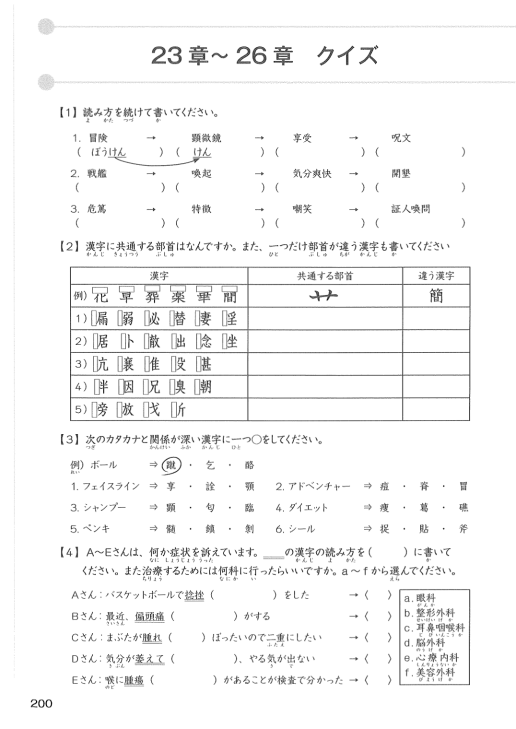
#> input picture scripts/phase5_renders/idx_193_bpage_200.png, 1032 x 1457 px, found by its file name (shown at 1/2 size)
$ python generate_phase5_crops.py
#> lines starting #> are read from the running program, lines starting #| are printed output that depends on the picture
import os
import sys
from PIL import Image

sys.stdout.reconfigure(encoding='utf-8')

out_dir = 'scripts/phase5_crops'
os.makedirs(out_dir, exist_ok=True)

im_p200 = Image.open('scripts/phase5_renders/idx_193_bpage_200.png')
#> im_p200 is the input picture: PIL image 1032x1457 RGB; min 0, max 255, mean 246.6
im_p201 = Image.open('scripts/phase5_renders/idx_194_bpage_201.png')
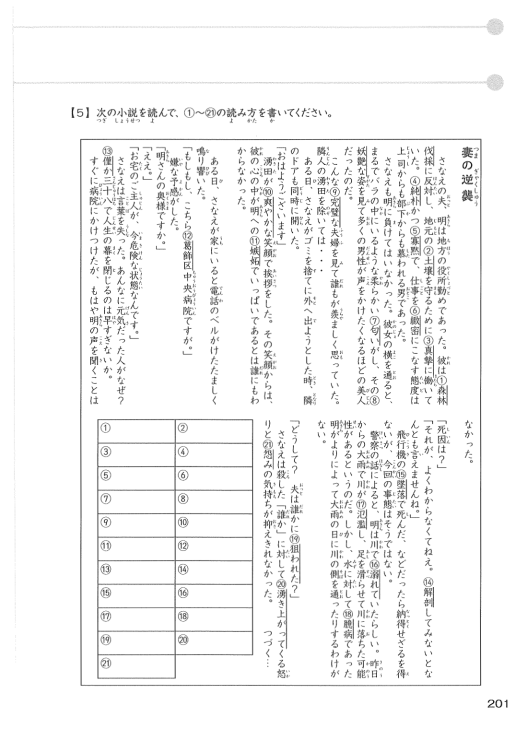
#> input picture scripts/phase5_renders/idx_194_bpage_201.png, 1032 x 1457 px, found by its file name (shown at 1/2 size)
#> im_p201 is the input picture: PIL image 1032x1457 RGB; min 1, max 255, mean 245
im_p209 = Image.open('scripts/phase5_renders/idx_202_bpage_209.png')
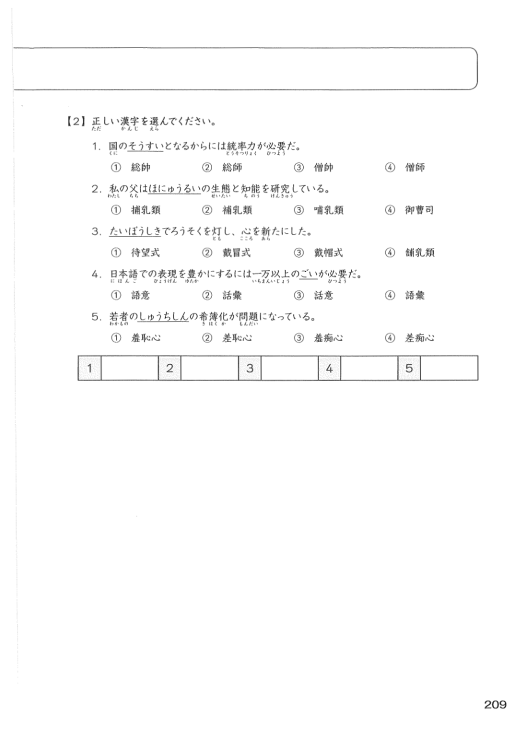
#> input picture scripts/phase5_renders/idx_202_bpage_209.png, 1032 x 1457 px, found by its file name (shown at 1/2 size)
#> im_p209 is the input picture: PIL image 1032x1457 RGB; min 0, max 255, mean 251.6
im_p218 = Image.open('scripts/phase5_renders/idx_209.png')
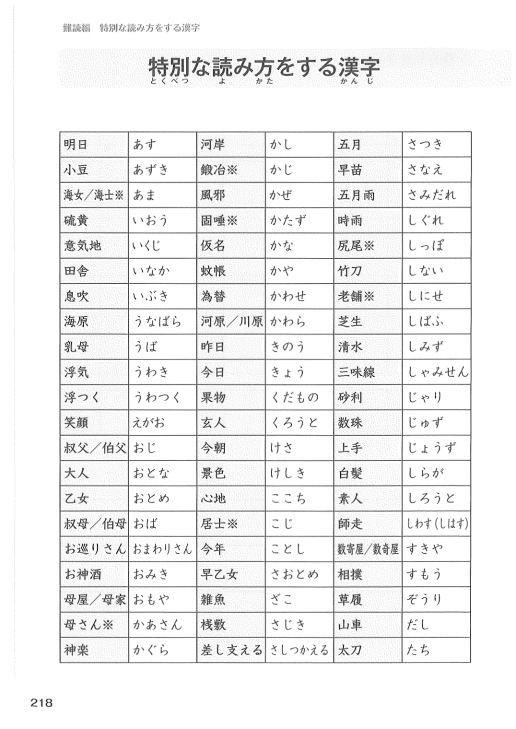
#> input picture scripts/phase5_renders/idx_209.png, 1032 x 1457 px, found by its file name (shown at 1/2 size)
#> im_p218 is the input picture: PIL image 1032x1457 RGB; min 0, max 255, mean 240.8

# 1. Ch 23: Katakana association
crop23 = im_p200.crop((80, 840, 950, 1090))
crop23.save(os.path.join(out_dir, 'ch23_g1.webp'), 'WEBP', quality=95)

# 2. Ch 24: Shiritori reading chains
crop24 = im_p200.crop((80, 180, 950, 470))
crop24.save(os.path.join(out_dir, 'ch24_g1.webp'), 'WEBP', quality=95)

# 3. Ch 25: Common radicals
crop25 = im_p200.crop((80, 465, 950, 845))
crop25.save(os.path.join(out_dir, 'ch25_g1.webp'), 'WEBP', quality=95)

# 4. Ch 26: Medical symptoms
crop26 = im_p200.crop((80, 1065, 950, 1420))
crop26.save(os.path.join(out_dir, 'ch26_g1.webp'), 'WEBP', quality=95)

# 5. Ch 27: Novel Part 1 (① - ⑬)
crop27 = im_p201.crop((120, 120, 950, 860))
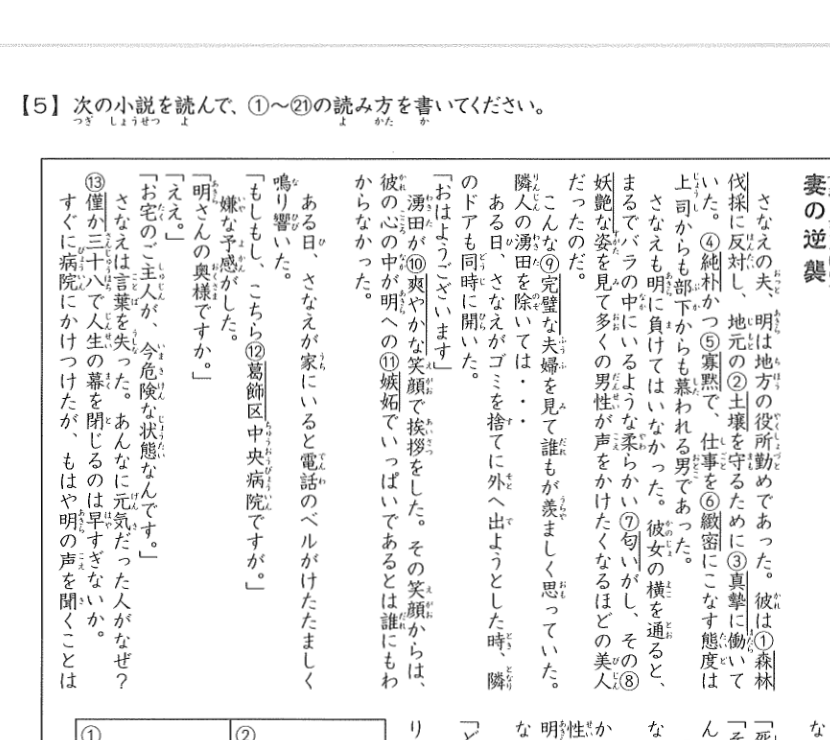
#> crop27: PIL image 830x740 RGB; min 1, max 255, mean 241
crop27.save(os.path.join(out_dir, 'ch27_g1.webp'), 'WEBP', quality=95)

# 6. Ch 28: Novel Part 2 (⑭ - ㉑ & answer grid)
crop28 = im_p201.crop((120, 780, 950, 1420))
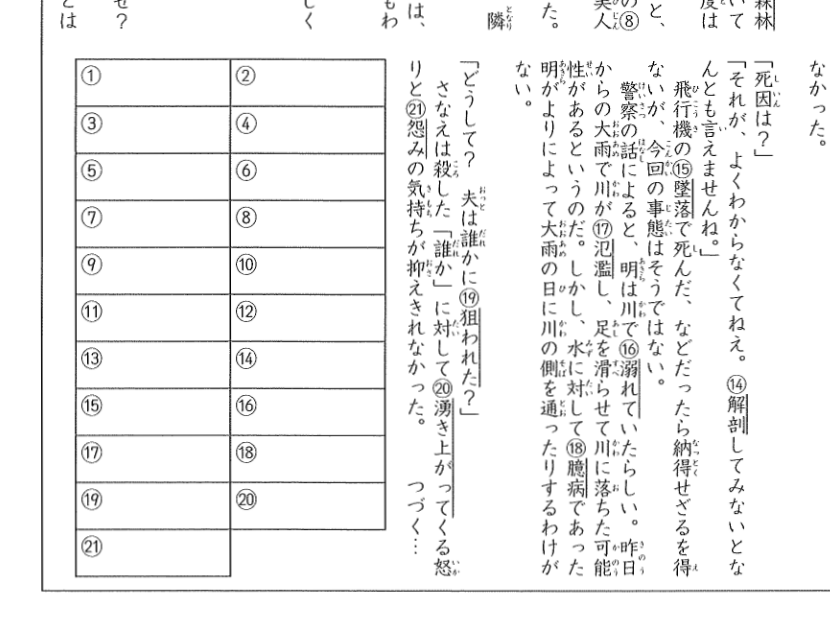
#> crop28: PIL image 830x640 RGB; min 1, max 255, mean 243
crop28.save(os.path.join(out_dir, 'ch28_g1.webp'), 'WEBP', quality=95)

# 7. Ch 29: Quý tộc & Thân phận (p.209 【2】)
crop29 = im_p209.crop((70, 140, 960, 760))
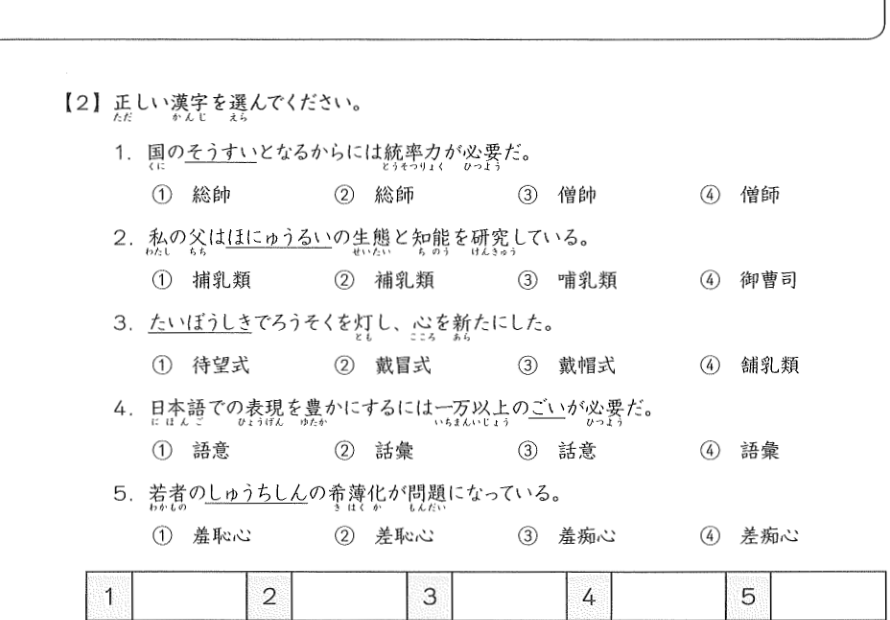
#> crop29: PIL image 890x620 RGB; min 0, max 255, mean 246.7
crop29.save(os.path.join(out_dir, 'ch29_g1.webp'), 'WEBP', quality=95)

# 8. Ch 30: Đặc biệt Jukujikun (p.218)
crop30 = im_p218.crop((70, 60, 960, 1400))
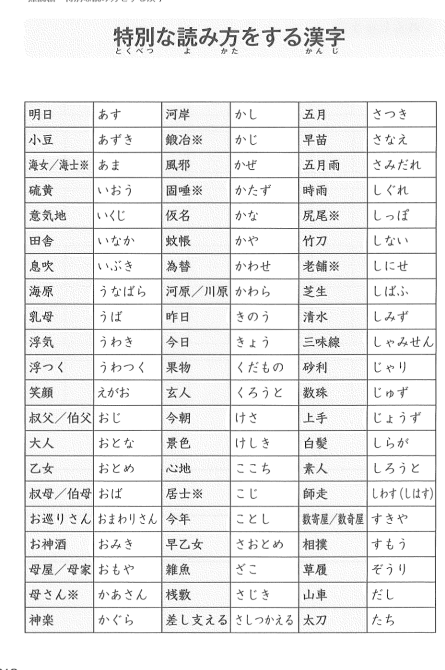
#> crop30: PIL image 890x1340 RGB (shown at 1/2 size); min 0, max 255, mean 237.3
crop30.save(os.path.join(out_dir, 'ch30_g1.webp'), 'WEBP', quality=95)

print("Generated all 8 crops for Phase 5:")
for f in os.listdir(out_dir):
    p = os.path.join(out_dir, f)
    print(f"  {f}: size={os.path.getsize(p):,} bytes, dimensions={Image.open(p).size}")
